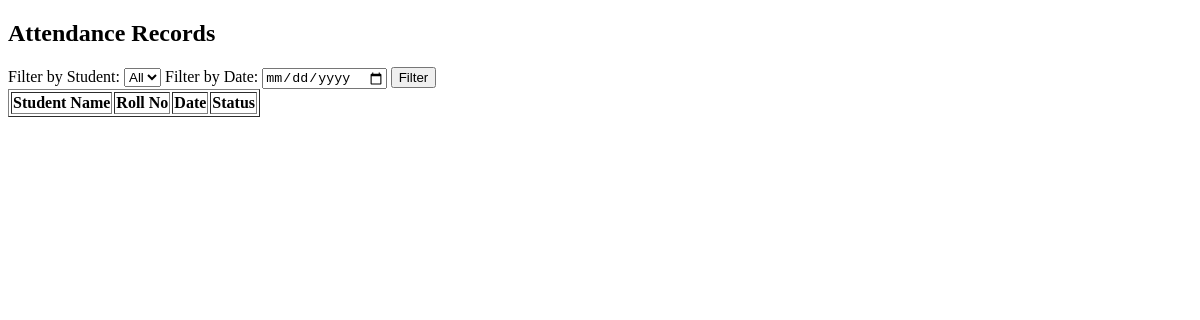
The app's page /attendance_records/, older data.
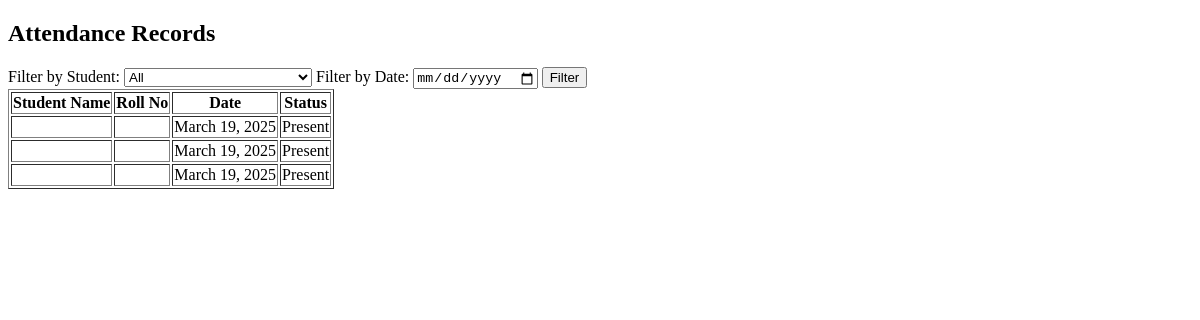
The same page, newer data.
### app/models.py (models this page shows)
class Attendance(models.Model):
    student = models.ForeignKey(Student, on_delete=models.CASCADE)
    date = models.DateField()
    STATUS_CHOICES = [('Present', 'Present'), ('Absent', 'Absent')]
    status = models.CharField(max_length=10, choices=STATUS_CHOICES)
    def __str__(self):
        return f"{self.student.name} - {self.date} - {self.status}"

### app/views.py (the view)
# urls.py: path('attendance_records/', views.attendance_records, name='attendance_records'),
def attendance_records(request):
    students = Student.objects.all()
    attendance = Attendance.objects.all()
    print(attendance)
    student_id = request.GET.get('student')
    date = request.GET.get('date')
    if student_id:
        attendance = attendance.filter(student_id=student_id)
    if date:
        attendance = attendance.filter(date=date)
    return render(request, 'attendance_records.html', {'students': students, 'attendance': attendance})

### app/templates/attendance_records.html (shortened to what this page needs)
<!DOCTYPE html>
<html lang="en">
<head>
</head>
<body>
    <h2>Attendance Records</h2>
    <form method="GET">
        <label for="student">Filter by Student:</label>
        <select name="student">
            <option value="">All</option>
        </select>
        <label for="date">Filter by Date:</label>
        <input type="date" name="date">
        <button type="submit">Filter</button>
    </form>
    <table border="1">
        <tr>
            <th>Student Name</th>
            <th>Roll No</th>
            <th>Date</th>
            <th>Status</th>
        </tr>
        {% for record in attendance %}
        <tr>
            <td>{{ record.name }}</td>
            <td>{{ record.roll_no }}</td>
            <td>{{ record.date }}</td>
            <td>{{ record.status }}</td>
        </tr>
        {% endfor %}
    </table>
</body>
</html>

Row changes from the older to the newer data that the page shows:
added Attendance: date "March 19, 2025", status "Present"
added Attendance: date "March 19, 2025", status "Present"
added Attendance: date "March 19, 2025", status "Present"
